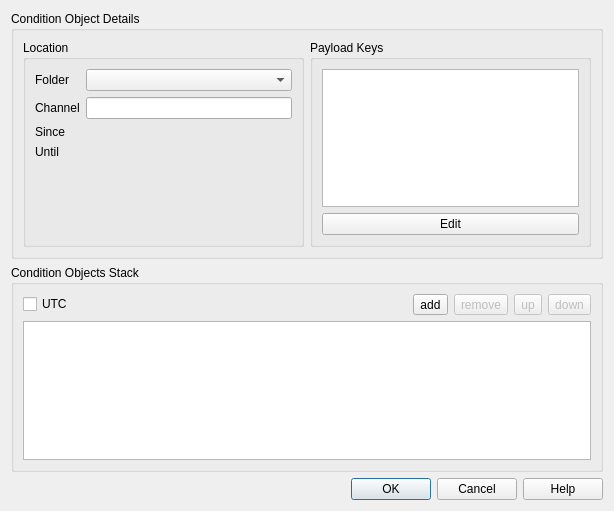
<?xml version="1.0" encoding="UTF-8"?>
<ui version="4.0">
 <author>Marco Clemencic</author>
 <class>AddConditionDialog</class>
 <widget class="QDialog" name="AddConditionDialog">
  <property name="geometry">
   <rect>
    <x>0</x>
    <y>0</y>
    <width>614</width>
    <height>511</height>
   </rect>
  </property>
  <property name="windowTitle">
   <string>Add Condition</string>
  </property>
  <layout class="QVBoxLayout" name="verticalLayout">
   <item>
    <widget class="QGroupBox" name="condDetails">
     <property name="title">
      <string>Condition Object Details</string>
     </property>
     <layout class="QHBoxLayout" name="horizontalLayout">
      <item>
       <widget class="QGroupBox" name="location">
        <property name="title">
         <string>Location</string>
        </property>
        <layout class="QFormLayout" name="formLayout">
         <item row="0" column="0">
          <widget class="QLabel" name="folderLabel">
           <property name="text">
            <string>Folder</string>
           </property>
          </widget>
         </item>
         <item row="0" column="1">
          <widget class="QComboBox" name="folder">
           <property name="sizePolicy">
            <sizepolicy hsizetype="MinimumExpanding" vsizetype="Fixed">
             <horstretch>0</horstretch>
             <verstretch>0</verstretch>
            </sizepolicy>
           </property>
          </widget>
         </item>
         <item row="1" column="1">
          <widget class="QLineEdit" name="channel"/>
         </item>
         <item row="1" column="0">
          <widget class="QLabel" name="channelLabel">
           <property name="text">
            <string>Channel</string>
           </property>
          </widget>
         </item>
         <item row="2" column="1">
          <widget class="TimePointEdit" name="since" native="true">
           <property name="sizePolicy">
            <sizepolicy hsizetype="MinimumExpanding" vsizetype="Preferred">
             <horstretch>0</horstretch>
             <verstretch>0</verstretch>
            </sizepolicy>
           </property>
          </widget>
         </item>
         <item row="3" column="1">
          <widget class="TimePointEdit" name="until" native="true">
           <property name="sizePolicy">
            <sizepolicy hsizetype="MinimumExpanding" vsizetype="Preferred">
             <horstretch>0</horstretch>
             <verstretch>0</verstretch>
            </sizepolicy>
           </property>
          </widget>
         </item>
         <item row="2" column="0">
          <widget class="QLabel" name="sinceLabel">
           <property name="text">
            <string>Since</string>
           </property>
          </widget>
         </item>
         <item row="3" column="0">
          <widget class="QLabel" name="untilLabel">
           <property name="text">
            <string>Until</string>
           </property>
          </widget>
         </item>
        </layout>
       </widget>
      </item>
      <item>
       <widget class="QGroupBox" name="payloadKeys">
        <property name="title">
         <string>Payload Keys</string>
        </property>
        <layout class="QVBoxLayout" name="verticalLayout_2">
         <item>
          <widget class="QListView" name="fields"/>
         </item>
         <item>
          <widget class="QPushButton" name="editKey">
           <property name="toolTip">
            <string>Edit the selected field</string>
           </property>
           <property name="text">
            <string>Edit</string>
           </property>
          </widget>
         </item>
        </layout>
       </widget>
      </item>
     </layout>
    </widget>
   </item>
   <item>
    <widget class="QGroupBox" name="stack">
     <property name="title">
      <string>Condition Objects Stack</string>
     </property>
     <layout class="QVBoxLayout" name="verticalLayout_3">
      <item>
       <widget class="QWidget" name="widget_3" native="true">
        <layout class="QHBoxLayout" name="horizontalLayout_2">
         <property name="leftMargin">
          <number>0</number>
         </property>
         <property name="topMargin">
          <number>0</number>
         </property>
         <property name="rightMargin">
          <number>0</number>
         </property>
         <property name="bottomMargin">
          <number>0</number>
         </property>
         <item>
          <widget class="QCheckBox" name="utc">
           <property name="text">
            <string>UTC</string>
           </property>
          </widget>
         </item>
         <item>
          <spacer name="horizontalSpacer">
           <property name="orientation">
            <enum>Qt::Horizontal</enum>
           </property>
           <property name="sizeHint" stdset="0">
            <size>
             <width>40</width>
             <height>20</height>
            </size>
           </property>
          </spacer>
         </item>
         <item>
          <widget class="QToolButton" name="addButton">
           <property name="toolTip">
            <string>Add condition to the stack</string>
           </property>
           <property name="text">
            <string>add</string>
           </property>
           <property name="icon">
            <iconset resource="Resources.qrc">
             <normaloff>:/icons/plus.png</normaloff>:/icons/plus.png</iconset>
           </property>
          </widget>
         </item>
         <item>
          <widget class="QToolButton" name="removeButton">
           <property name="enabled">
            <bool>false</bool>
           </property>
           <property name="toolTip">
            <string>Remove condition from the stack</string>
           </property>
           <property name="text">
            <string>remove</string>
           </property>
           <property name="icon">
            <iconset resource="Resources.qrc">
             <normaloff>:/icons/minus.png</normaloff>:/icons/minus.png</iconset>
           </property>
          </widget>
         </item>
         <item>
          <widget class="QToolButton" name="upButton">
           <property name="enabled">
            <bool>false</bool>
           </property>
           <property name="toolTip">
            <string>Move condition up</string>
           </property>
           <property name="text">
            <string>up</string>
           </property>
           <property name="icon">
            <iconset resource="Resources.qrc">
             <normaloff>:/icons/up.png</normaloff>:/icons/up.png</iconset>
           </property>
          </widget>
         </item>
         <item>
          <widget class="QToolButton" name="downButton">
           <property name="enabled">
            <bool>false</bool>
           </property>
           <property name="toolTip">
            <string>Move condition down</string>
           </property>
           <property name="text">
            <string>down</string>
           </property>
           <property name="icon">
            <iconset resource="Resources.qrc">
             <normaloff>:/icons/down.png</normaloff>:/icons/down.png</iconset>
           </property>
          </widget>
         </item>
        </layout>
       </widget>
      </item>
      <item>
       <widget class="QTableView" name="conditionsStackView">
        <property name="selectionBehavior">
         <enum>QAbstractItemView::SelectRows</enum>
        </property>
       </widget>
      </item>
     </layout>
    </widget>
   </item>
   <item>
    <widget class="QDialogButtonBox" name="buttonBox">
     <property name="orientation">
      <enum>Qt::Horizontal</enum>
     </property>
     <property name="standardButtons">
      <set>QDialogButtonBox::Cancel|QDialogButtonBox::Help|QDialogButtonBox::Ok</set>
     </property>
    </widget>
   </item>
  </layout>
 </widget>
 <customwidgets>
  <customwidget>
   <class>TimePointEdit</class>
   <extends>QWidget</extends>
   <header>CondDBBrowser/CondDBUI/Browser/Widgets.h</header>
   <container>1</container>
   <slots>
    <signal>dateTimeChanged(QDateTime)</signal>
    <signal>dateChanged(QDate)</signal>
    <signal>timeChanged(QTime)</signal>
    <signal>maxChanged(bool)</signal>
    <signal>maxChecked()</signal>
    <signal>maxUnchecked()</signal>
    <signal>validityKeyChanged(cool::ValidityKey)</signal>
    <slot>setMinimumDateTime(QDateTime)</slot>
    <slot>setMaximumDateTime(QDateTime)</slot>
    <slot>resetMinimumDateTime()</slot>
    <slot>resetMaximumDateTime()</slot>
   </slots>
  </customwidget>
 </customwidgets>
 <resources>
  <include location="Resources.qrc"/>
 </resources>
 <connections>
  <connection>
   <sender>buttonBox</sender>
   <signal>accepted()</signal>
   <receiver>AddConditionDialog</receiver>
   <slot>accept()</slot>
   <hints>
    <hint type="sourcelabel">
     <x>227</x>
     <y>490</y>
    </hint>
    <hint type="destinationlabel">
     <x>157</x>
     <y>274</y>
    </hint>
   </hints>
  </connection>
  <connection>
   <sender>buttonBox</sender>
   <signal>rejected()</signal>
   <receiver>AddConditionDialog</receiver>
   <slot>reject()</slot>
   <hints>
    <hint type="sourcelabel">
     <x>295</x>
     <y>496</y>
    </hint>
    <hint type="destinationlabel">
     <x>286</x>
     <y>274</y>
    </hint>
   </hints>
  </connection>
  <connection>
   <sender>since</sender>
   <signal>dateTimeChanged(QDateTime)</signal>
   <receiver>until</receiver>
   <slot>setMinimumDateTime(QDateTime)</slot>
   <hints>
    <hint type="sourcelabel">
     <x>186</x>
     <y>123</y>
    </hint>
    <hint type="destinationlabel">
     <x>186</x>
     <y>145</y>
    </hint>
   </hints>
  </connection>
  <connection>
   <sender>until</sender>
   <signal>dateTimeChanged(QDateTime)</signal>
   <receiver>since</receiver>
   <slot>setMaximumDateTime(QDateTime)</slot>
   <hints>
    <hint type="sourcelabel">
     <x>186</x>
     <y>145</y>
    </hint>
    <hint type="destinationlabel">
     <x>186</x>
     <y>123</y>
    </hint>
   </hints>
  </connection>
  <connection>
   <sender>until</sender>
   <signal>maxChecked()</signal>
   <receiver>since</receiver>
   <slot>resetMaximumDateTime()</slot>
   <hints>
    <hint type="sourcelabel">
     <x>186</x>
     <y>145</y>
    </hint>
    <hint type="destinationlabel">
     <x>186</x>
     <y>123</y>
    </hint>
   </hints>
  </connection>
  <connection>
   <sender>buttonBox</sender>
   <signal>helpRequested()</signal>
   <receiver>AddConditionDialog</receiver>
   <slot>showHelp()</slot>
   <hints>
    <hint type="sourcelabel">
     <x>387</x>
     <y>479</y>
    </hint>
    <hint type="destinationlabel">
     <x>362</x>
     <y>257</y>
    </hint>
   </hints>
  </connection>
  <connection>
   <sender>addButton</sender>
   <signal>clicked()</signal>
   <receiver>AddConditionDialog</receiver>
   <slot>addCondition()</slot>
   <hints>
    <hint type="sourcelabel">
     <x>486</x>
     <y>295</y>
    </hint>
    <hint type="destinationlabel">
     <x>611</x>
     <y>327</y>
    </hint>
   </hints>
  </connection>
  <connection>
   <sender>removeButton</sender>
   <signal>clicked()</signal>
   <receiver>AddConditionDialog</receiver>
   <slot>removeCondition()</slot>
   <hints>
    <hint type="sourcelabel">
     <x>516</x>
     <y>298</y>
    </hint>
    <hint type="destinationlabel">
     <x>611</x>
     <y>351</y>
    </hint>
   </hints>
  </connection>
  <connection>
   <sender>upButton</sender>
   <signal>clicked()</signal>
   <receiver>AddConditionDialog</receiver>
   <slot>moveUp()</slot>
   <hints>
    <hint type="sourcelabel">
     <x>552</x>
     <y>300</y>
    </hint>
    <hint type="destinationlabel">
     <x>611</x>
     <y>383</y>
    </hint>
   </hints>
  </connection>
  <connection>
   <sender>downButton</sender>
   <signal>clicked()</signal>
   <receiver>AddConditionDialog</receiver>
   <slot>moveDown()</slot>
   <hints>
    <hint type="sourcelabel">
     <x>582</x>
     <y>297</y>
    </hint>
    <hint type="destinationlabel">
     <x>611</x>
     <y>416</y>
    </hint>
   </hints>
  </connection>
  <connection>
   <sender>editKey</sender>
   <signal>clicked()</signal>
   <receiver>AddConditionDialog</receiver>
   <slot>editCondition()</slot>
   <hints>
    <hint type="sourcelabel">
     <x>361</x>
     <y>210</y>
    </hint>
    <hint type="destinationlabel">
     <x>609</x>
     <y>150</y>
    </hint>
   </hints>
  </connection>
 </connections>
 <slots>
  <slot>showHelp()</slot>
  <slot>addCondition()</slot>
  <slot>removeCondition()</slot>
  <slot>moveUp()</slot>
  <slot>moveDown()</slot>
  <slot>editCondition()</slot>
 </slots>
</ui>
